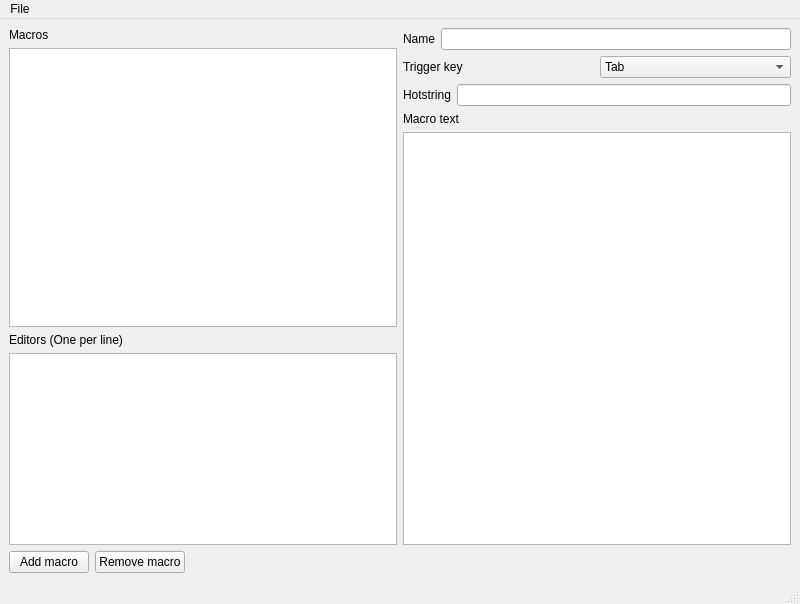
<?xml version="1.0" encoding="UTF-8"?>
<ui version="4.0">
 <class>MainWindow</class>
 <widget class="QMainWindow" name="MainWindow">
  <property name="geometry">
   <rect>
    <x>0</x>
    <y>0</y>
    <width>800</width>
    <height>604</height>
   </rect>
  </property>
  <property name="windowTitle">
   <string>LaTeX Macro generator for AHK</string>
  </property>
  <property name="styleSheet">
   <string notr="true"/>
  </property>
  <widget class="QWidget" name="centralwidget">
   <layout class="QGridLayout" name="gridLayout">
    <item row="0" column="0">
     <layout class="QVBoxLayout" name="verticalLayout">
      <item>
       <layout class="QHBoxLayout" name="horizontalLayout">
        <item>
         <layout class="QVBoxLayout" name="verticalLayout_3">
          <item>
           <widget class="QLabel" name="label">
            <property name="text">
             <string>Macros</string>
            </property>
           </widget>
          </item>
          <item>
           <widget class="QListWidget" name="listWidget"/>
          </item>
          <item>
           <widget class="QLabel" name="label_2">
            <property name="text">
             <string>Editors (One per line)</string>
            </property>
           </widget>
          </item>
          <item>
           <widget class="QPlainTextEdit" name="editorText">
            <property name="sizePolicy">
             <sizepolicy hsizetype="Expanding" vsizetype="Maximum">
              <horstretch>0</horstretch>
              <verstretch>0</verstretch>
             </sizepolicy>
            </property>
           </widget>
          </item>
         </layout>
        </item>
        <item>
         <layout class="QVBoxLayout" name="verticalLayout_2">
          <item>
           <layout class="QHBoxLayout" name="horizontalLayout_6">
            <item>
             <widget class="QLabel" name="labelName">
              <property name="text">
               <string>Name</string>
              </property>
             </widget>
            </item>
            <item>
             <widget class="QLineEdit" name="lineEditName"/>
            </item>
           </layout>
          </item>
          <item>
           <layout class="QHBoxLayout" name="horizontalLayout_4">
            <item>
             <widget class="QLabel" name="labelTrigger">
              <property name="text">
               <string>Trigger key</string>
              </property>
             </widget>
            </item>
            <item>
             <widget class="QComboBox" name="dropdownTrigger">
              <item>
               <property name="text">
                <string>Tab</string>
               </property>
              </item>
              <item>
               <property name="text">
                <string>Space</string>
               </property>
              </item>
              <item>
               <property name="text">
                <string>No trigger</string>
               </property>
              </item>
             </widget>
            </item>
           </layout>
          </item>
          <item>
           <layout class="QHBoxLayout" name="horizontalLayout_3">
            <item>
             <widget class="QLabel" name="labelHotstring">
              <property name="text">
               <string>Hotstring</string>
              </property>
             </widget>
            </item>
            <item>
             <widget class="QLineEdit" name="lineEditHotstring"/>
            </item>
           </layout>
          </item>
          <item>
           <widget class="QLabel" name="label_4">
            <property name="text">
             <string>Macro text</string>
            </property>
           </widget>
          </item>
          <item>
           <widget class="QTextEdit" name="textEdit"/>
          </item>
         </layout>
        </item>
       </layout>
      </item>
      <item>
       <layout class="QHBoxLayout" name="horizontalLayout_2">
        <item>
         <widget class="QPushButton" name="pushButtonMacro">
          <property name="text">
           <string>Add macro</string>
          </property>
         </widget>
        </item>
        <item>
         <widget class="QPushButton" name="removeButton">
          <property name="text">
           <string>Remove macro</string>
          </property>
         </widget>
        </item>
        <item>
         <spacer name="horizontalSpacer">
          <property name="orientation">
           <enum>Qt::Horizontal</enum>
          </property>
          <property name="sizeHint" stdset="0">
           <size>
            <width>40</width>
            <height>20</height>
           </size>
          </property>
         </spacer>
        </item>
       </layout>
      </item>
     </layout>
    </item>
   </layout>
  </widget>
  <widget class="QMenuBar" name="menubar">
   <property name="geometry">
    <rect>
     <x>0</x>
     <y>0</y>
     <width>800</width>
     <height>22</height>
    </rect>
   </property>
   <widget class="QMenu" name="menuFile">
    <property name="title">
     <string>File</string>
    </property>
    <addaction name="actionSave_File"/>
    <addaction name="actionLoad_File"/>
    <addaction name="actionSave_AHK"/>
   </widget>
   <addaction name="menuFile"/>
  </widget>
  <widget class="QStatusBar" name="statusbar"/>
  <action name="actionSave_File">
   <property name="text">
    <string>Save File</string>
   </property>
   <property name="shortcut">
    <string>Ctrl+S</string>
   </property>
  </action>
  <action name="actionLoad_File">
   <property name="text">
    <string>Open File</string>
   </property>
   <property name="shortcut">
    <string>Ctrl+O</string>
   </property>
  </action>
  <action name="actionSave_AHK">
   <property name="text">
    <string>Save AHK</string>
   </property>
   <property name="shortcut">
    <string>Ctrl+E</string>
   </property>
  </action>
  <action name="actionChange_editors">
   <property name="text">
    <string>Change editors</string>
   </property>
  </action>
 </widget>
 <resources/>
 <connections/>
</ui>
